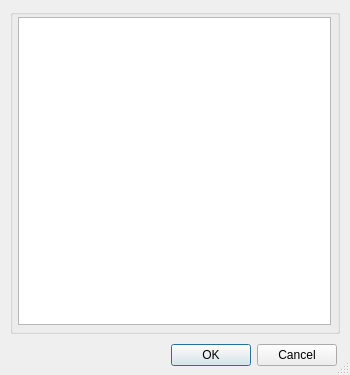
<?xml version="1.0" encoding="UTF-8"?>
<ui version="4.0">
 <class>Dialog</class>
 <widget class="QDialog" name="Dialog">
  <property name="geometry">
   <rect>
    <x>0</x>
    <y>0</y>
    <width>350</width>
    <height>375</height>
   </rect>
  </property>
  <property name="windowTitle">
   <string>Dialog</string>
  </property>
  <property name="sizeGripEnabled">
   <bool>true</bool>
  </property>
  <widget class="QDialogButtonBox" name="buttonBox">
   <property name="geometry">
    <rect>
     <x>118</x>
     <y>339</y>
     <width>219</width>
     <height>32</height>
    </rect>
   </property>
   <property name="orientation">
    <enum>Qt::Horizontal</enum>
   </property>
   <property name="standardButtons">
    <set>QDialogButtonBox::Cancel|QDialogButtonBox::Ok</set>
   </property>
  </widget>
  <widget class="QGroupBox" name="groupBox">
   <property name="geometry">
    <rect>
     <x>10</x>
     <y>9</y>
     <width>330</width>
     <height>325</height>
    </rect>
   </property>
   <property name="title">
    <string/>
   </property>
   <widget class="QListWidget" name="refList">
    <property name="geometry">
     <rect>
      <x>8</x>
      <y>8</y>
      <width>313</width>
      <height>308</height>
     </rect>
    </property>
   </widget>
  </widget>
 </widget>
 <resources/>
 <connections>
  <connection>
   <sender>buttonBox</sender>
   <signal>accepted()</signal>
   <receiver>Dialog</receiver>
   <slot>accept()</slot>
   <hints>
    <hint type="sourcelabel">
     <x>248</x>
     <y>254</y>
    </hint>
    <hint type="destinationlabel">
     <x>157</x>
     <y>274</y>
    </hint>
   </hints>
  </connection>
  <connection>
   <sender>buttonBox</sender>
   <signal>rejected()</signal>
   <receiver>Dialog</receiver>
   <slot>reject()</slot>
   <hints>
    <hint type="sourcelabel">
     <x>316</x>
     <y>260</y>
    </hint>
    <hint type="destinationlabel">
     <x>286</x>
     <y>274</y>
    </hint>
   </hints>
  </connection>
 </connections>
</ui>
